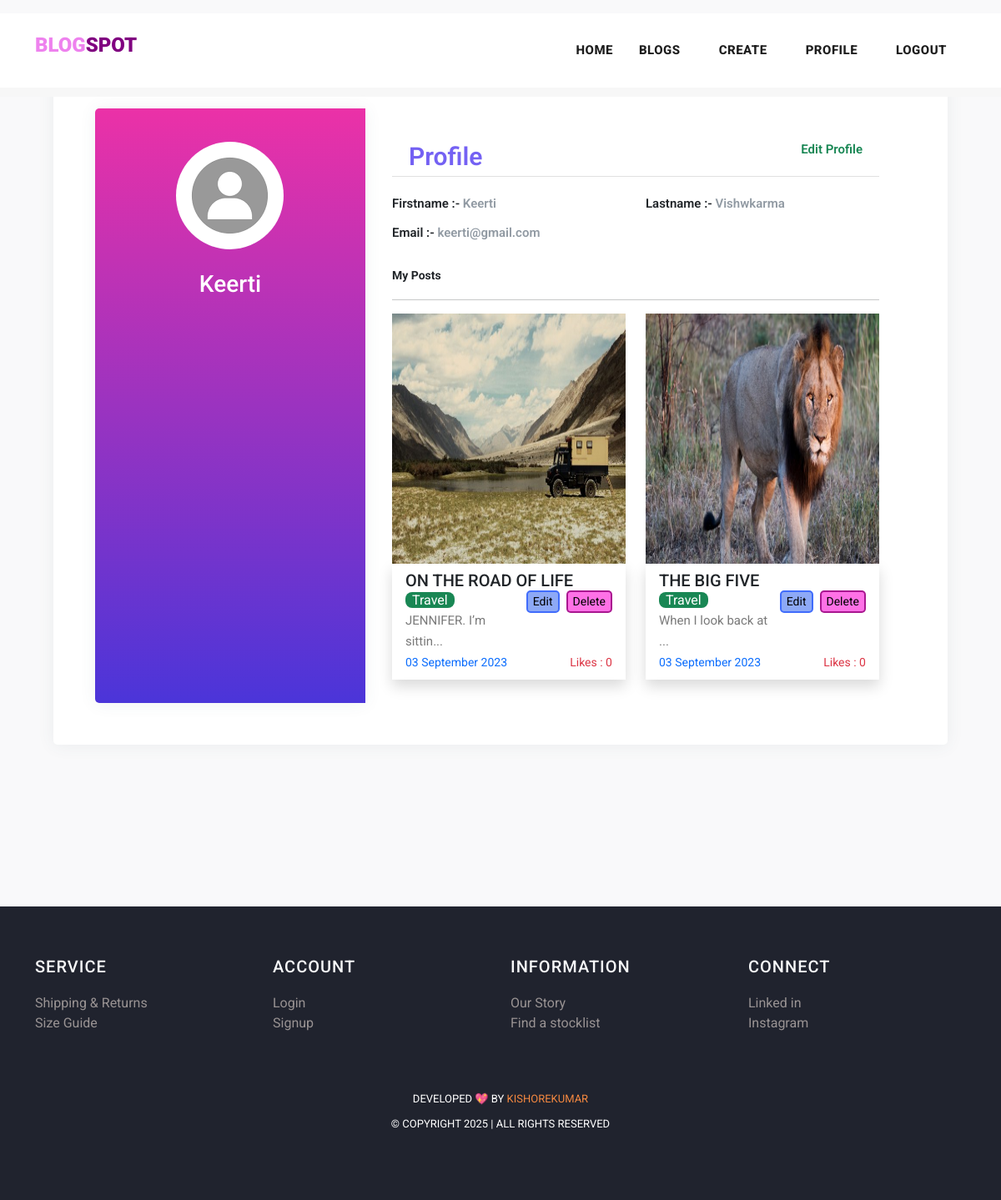
Page /profile/9 on the committed database.
### myapp/models.py (models this page shows, shortened)
class Post(models.Model):
    postname = models.CharField(max_length=600)
    category = models.CharField(max_length=600)
    image = models.ImageField(upload_to='images/posts',blank=True,null=True)
    content = models.CharField(max_length=100000)
    time = models.CharField(default=time,max_length=100, blank=True)
    likes = models.IntegerField(null=True,blank=True,default=0)
    user = models.ForeignKey(User,on_delete=models.CASCADE)

### myapp/views.py (the view)
# urls.py: path("profile/<int:id>",views.profile,name='profile'),
def profile(request,id):
    return render(request,'profile.html',{
        'user':User.objects.get(id=id),
        'posts':Post.objects.all(),
        'media_url':settings.MEDIA_URL,
    })

### templates/profile.html (shortened to what this page needs)
{% load static %}
<!DOCTYPE html>
<html lang="en">
<head>
    <link href="https://cdn.jsdelivr.net/npm/bootstrap@5.3.0-alpha3/dist/css/bootstrap.min.css" rel="stylesheet"
>
    <link href="{% static 'vendor/bootstrap/css/bootstrap.min.css' %}" rel="stylesheet">
    <link rel="stylesheet" href="https://maxcdn.bootstrapcdn.com/bootstrap/4.0.0/css/bootstrap.min.css">
    <link href="https://cdn.jsdelivr.net/npm/bootstrap@5.3.0-alpha3/dist/css/bootstrap.min.css" rel="stylesheet"
>
    <link rel="stylesheet" href="{% static 'assets/css/fontawesome.css' %}">
    <link rel="stylesheet" href="{% static 'assets/css/templatemo-stand-blog.css' %}">
    <link rel="stylesheet" href="{% static 'assets/css/owl.css' %}">
</head>
<body>
    <header class="">
        <nav class="navbar navbar-expand-lg bg-white">
            <div class="container">
                <a class="navbar-brand" href="index.html">
                    <h2><span style="color: violet;">BLOG<span style="color: purple;">SPOT</span></h2>
                </a>
                <div class="collapse navbar-collapse" id="navbarResponsive">
                    <ul class="navbar-nav ml-auto">
                        <li>
                            <a class="nav-link" href="{% url 'index' %}">Home
                            </a>
                        </li>
                        <li class="nav-item">
                            <a class="nav-link" href="{% url 'blog' %}">Blogs</a>
                        </li>
                        {% if user.is_authenticated %}
                        <li class="nav-item">
                            <a class="nav-link" href="{% url 'create' %}">Create</a>
                        </li>
                        <li class="nav-item">
                            <a class="nav-link" href="{% url 'profile' user.id %}">Profile</a>
                        </li>
                        <li class="nav-item">
                            <a class="nav-link" href="{% url 'logout' %}">Logout</a>
                        </li>
                        {% else %}
                        <li class="nav-item">
                            <a class="nav-link" href="{% url 'signin' %}">Login</a>
                        </li>
                        {% endif %}
                    </ul>
                </div>
            </div>
        </nav>
    </header>
    <div class="mt-3">
        <div class="page-content page-container p-lg-5 p-0" id="page-content">
            <div class="padding">
                <div class="row d-flex justify-content-center">
                    <div class="col-xl-12 col-md-12" id="card">
                        <div class="card user-card-full">
                            <div class="row m-l-0 m-r-0">
                                <div class="col-sm-4 bg-c-lite-green user-profile">
                                    <div class="card-block text-center text-white">
                                        <div class="m-b-25">
                                            <img src="{% static 'assets/images/user.png' %}" class="img-radius"
                                                alt="User-Profile-Image" style="border-radius: 50%;">
                                        </div>
                                        <h6 class="f-w-800 h3" style="text-transform: capitalize;">{{user.username}}
                                        </h6>
                                    </div>
                                </div>
                                <div class="col-sm-8">
                                    <div class="card-block">
                                        <h6 class="m-b-20 p-b-5 b-b-default f-w-600"
                                            style="font-size: 30px; padding: 20px;  color: #7461f3;">Profile <a
                                                href="{% url 'profileedit' user.id %}"
                                                class="float-right text-decoration-none text-success"
                                                style="font-size: 15px;">Edit Profile</a>
                                        </h6>
                                        <div class="row">
                                            <div class="col-sm-6">
                                                <p class="m-b-10 f-w-600 text-dark">Firstname :-
                                                    <span class="text-muted f-w-400">{{user.first_name}}</span>
                                                </p>
                                            </div>
                                            <div class="col-sm-6">
                                                <p class="m-b-10 f-w-600 text-dark">Lastname :-
                                                    <span class="text-muted f-w-400">{{user.last_name}}</span>
                                                </p>
                                            </div>
                                            <div class="col-sm-6">
                                                <p class="m-b-10 f-w-600 text-dark">Email :-
                                                    <span class="text-muted f-w-400">{{user.email}}</span>
                                                </p>
                                            </div>
                                        </div>
                                        <p class="small fw-bold pt-3 text-dark">My Posts</p>
                                        <hr>
                                        <div class="row row-cols-lg-2 row-cols-1">
                                            {% for post in posts%}
                                            {% if post.user_id == user.id %}
                                            <div class="col col-lg-6 col-12 mb-2">
                                                <img src="{{media_url}}{{post.image}}" alt="" height="300px"
                                                    width="100%">
                                                <div class="px-3 py-2 shadow">
                                                    <h5>{{post.postname}}</h5>
                                                    <a href="{% url 'deletepost' post.id %}"><button
                                                            class="ms-2 float-right small" type="submit"
                                                            style="border:2px solid rgba(150, 3, 125, 0.81); border-radius: 5px; background-color: rgba(254, 80, 225, 0.81);">Delete</button></a>
                                                    <a href="{% url 'editpost' post.id %}"><button
                                                            class="float-right small" type="submit"
                                                            style="border:2px solid rgb(64, 108, 251); border-radius: 5px; background-color: rgb(141, 169, 246);">Edit</button></a>
                                                    <span
                                                        class="text-white bg-success rounded-3 px-2 rounded-2">{{post.category}}</span>
                                                    <p>{{post.content|slice:"0:20"}}...</p>
                                                    <p class="small text-primary">{{post.time}}<span
                                                            class="text-danger float-right">Likes :
                                                            {{post.likes}}</span></p>
                                                </div>
                                            </div>
                                            {% endif %}
                                            {% endfor %}
                                        </div>
                                    </div>
                                </div>
                            </div>
                        </div>
                    </div>
                </div>
            </div>
        </div>
    </div>
    {% include 'footer.html' %}
</body>
</html>

### static/assets/css/templatemo-stand-blog.css (style rules this page uses)
body { font-family: 'Roboto', sans-serif; overflow-x: hidden; text-rendering: optimizeLegibility; -webkit-font-smoothing: antialiased; -moz-osx-font-smoothing: grayscale; }
p { margin-bottom: 0px; font-size: 15px; font-weight: 400; color: #7a7a7a; line-height: 30px; }
a { text-decoration: none!important; }
ul { padding: 0; margin: 0; list-style: none; }
h1,h2,h3,h4,h5,h6 { margin: 0px; }
header { position: absolute; z-index: 99999; width: 100%; height: 100px; background-color: #f7f7f7; -webkit-transition: all 0.3s ease-in-out 0s; -moz-transition: all 0.3s ease-in-out 0s; -o-transition: all 0.3s ease-in-out 0s; transition: all 0.3s ease-in-out 0s; }
header .navbar { padding: 25px 0px; }
.navbar .navbar-brand { float: left; margin-top: -12px; outline: none; }
.navbar .navbar-brand h2 { color: #1e1e1e; text-transform: uppercase; font-size: 24px; font-weight: 900; -webkit-transition: all .3s ease 0s; -moz-transition: all .3s ease 0s; -o-transition: all .3s ease 0s; transition: all .3s ease 0s; }
#navbarResponsive { z-index: 999; }
.navbar-collapse { text-align: center; }
.navbar .navbar-nav .nav-item { margin: 0px 15px; }
.navbar .navbar-nav a.nav-link { text-transform: capitalize; font-size: 15px; font-weight: 800; text-transform: uppercase; letter-spacing: 0.5px; color: #1e1e1e; transition: all 0.3s; }

### templates/profile.html (style rules this page uses)
body { background-color: #f9f9fa; width: 100vw; height: 100vh; }
.padding { padding: 1rem; }
.user-card-full { overflow: hidden; }
.card { border-radius: 5px; -webkit-box-shadow: 0 1px 20px 0 rgba(69, 90, 100, 0.08); box-shadow: 0 1px 20px 0 rgba(69, 90, 100, 0.08); border: none; margin-bottom: 30px; padding: 50px; }
.m-r-0 { margin-right: 0px; }
.m-l-0 { margin-left: 0px; }
.user-card-full .user-profile { border-radius: 5px 0 0 5px; }
.bg-c-lite-green { background: linear-gradient(to top, #4b35d9, #eb31a7); box-shadow: 0 1px 20px 0 rgba(69, 90, 100, 0.08); }
.user-profile { padding: 20px 0; }
.card-block { padding: 1.25rem; }
.m-b-25 { margin-bottom: 25px; }
.img-radius { border-radius: 5px; }
h6 { font-size: 14px; }
.card .card-block p { line-height: 25px; }
.b-b-default { border-bottom: 1px solid #e0e0e0; }
.m-b-20 { margin-bottom: 20px; }
.p-b-5 { padding-bottom: 5px !important; }
.m-b-10 { margin-bottom: 10px; }
.text-muted { color: #919aa3 !important; }
.f-w-600 { font-weight: 600; }

### templates/footer.html (style rules this page uses)
li { text-decoration: none; text-align: left; }
li a { color: rgb(153, 147, 147); }

### rows in the picture
Post: image (picture), postname "ON THE ROAD OF LIFE", category "Travel", content "JENNIFER. I’m sittin", time "03 September 2023", likes "0"
Post: image (picture), postname "THE BIG FIVE", category "Travel", content "When I look back at", time "03 September 2023", likes "0"

### other values in the picture
{{ user.username }} "Keerti"
{{ user.first_name }} "Keerti"
{{ user.last_name }} "Vishwkarma"
{{ user.email }} "keerti@gmail.com"
